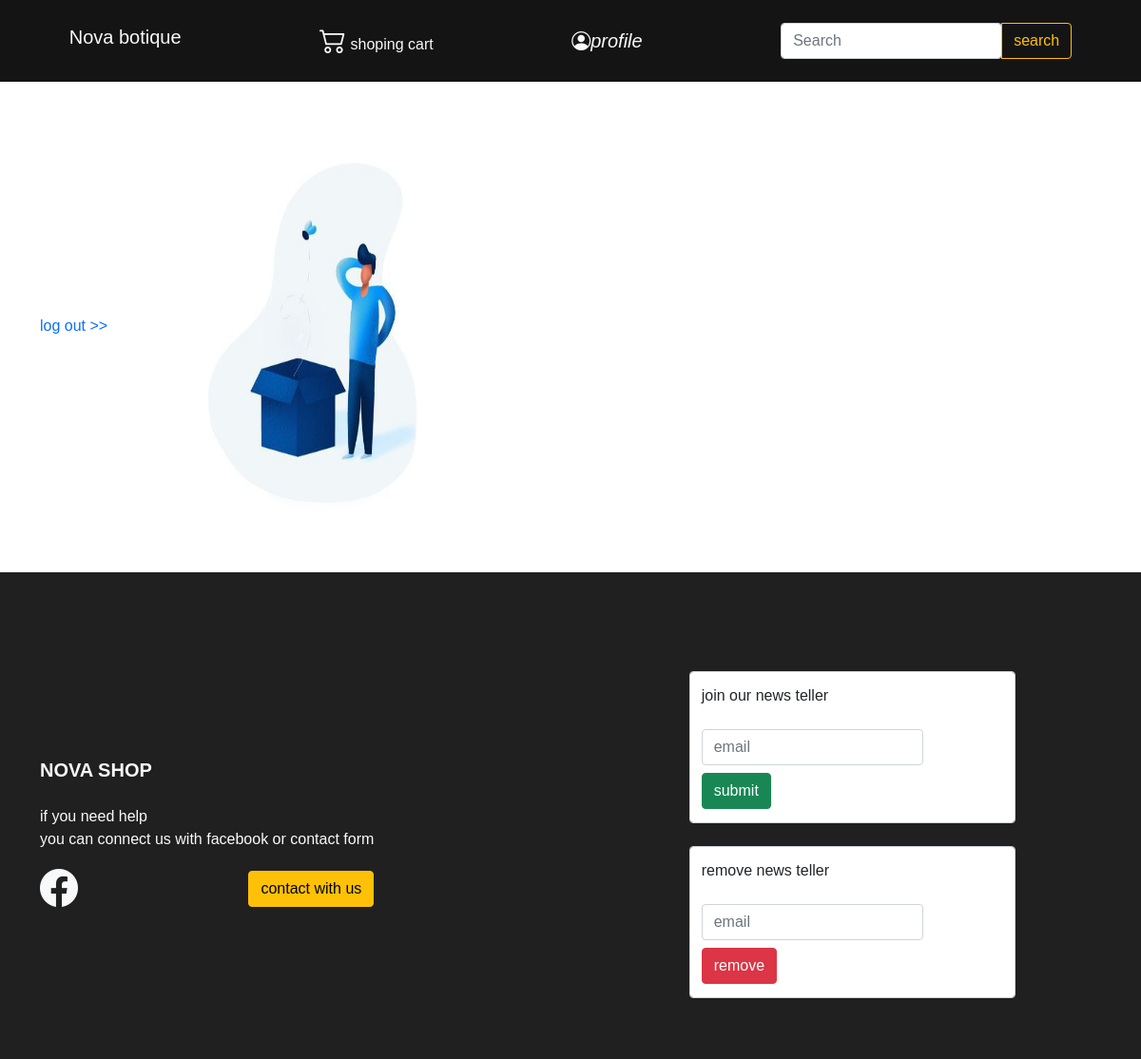
Page /user/profile (signed in) on the earlier database version.
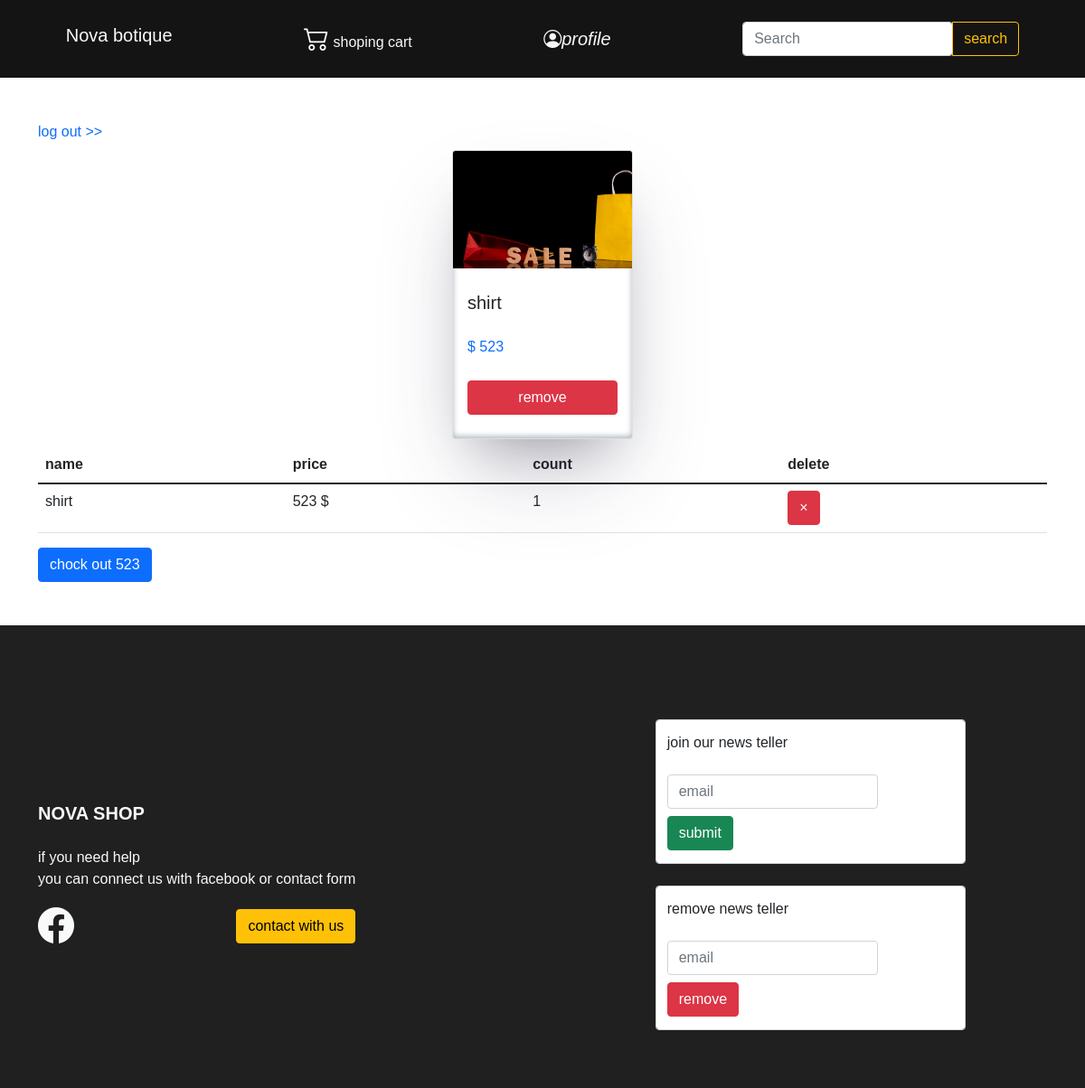
Same page on the later database version.
### main_module/models.py (models this page shows, shortened)
class Products(models.Model):
    name=models.CharField(max_length=300)
    slug=models.CharField(max_length=300)
    category=models.ForeignKey(Category,on_delete=models.CASCADE,null=True)
    price=models.IntegerField()
    size=models.IntegerField()
    description=models.TextField(max_length=9000)
    image=models.ImageField(upload_to='products')
    favorit=models.ManyToManyField(User,blank=True)
    rate=models.IntegerField(default=0)
    discount=models.IntegerField(null=True,default=0)
    discount_price=models.IntegerField(null=True,default=0)

class OrderDetail(models.Model):
    order = models.ForeignKey(Order, on_delete=models.CASCADE)
    product = models.ForeignKey( Products, on_delete=models.CASCADE,null=True)
    final_price = models.IntegerField(null=True, blank=True)
    count = models.IntegerField()

### account_module/views.py (the view)
# urls.py: path('profile',views.Profile.as_view(),name='profile'),
class Profile(TemplateView):
    template_name = 'profile.html'
    def get_context_data(self, **kwargs):
         context = super(Profile, self).get_context_data()
         current_order, created = models.Order.objects.get_or_create(is_paid=False, userr_id=self.request.user.id)
         total_amount = 0
         for order_detail in current_order.orderdetail_set.all():
             total_amount += order_detail.product.price * order_detail.count
         context['order'] = current_order
         context['sum'] = total_amount
         context['fav']=models.Products.objects.filter(favorit=self.request.user.id)
         return context

### account_module/templates/profile.html (shortened to what this page needs)
{% extends 'main/base.html' %}
{% load  static %}
{% block contect %}
    {% if user.is_authenticated %}
        <div class="container my-5"  >
        <a href="{% url 'logout_page' %}">log out >></a>
        {% for foo in fav %}
            <div class="cards-container">
        <div class="card m-2 shadow" data-aos="zoom-in" data-aos-delay="100">
            <img
              src="{{ foo.image.url }}"
              class="card-img-top"
              alt="{{foo.name}}"
            />
            <div class="card-body text-dark d-flex justify-content-around flex-column">
              <h5 class="card-title">{{ foo.name }}</h5>
              <div class=" d-flex align-items-center justify-content-between">
                <h6 class=" text-primary ">$ {{ foo.price }}</h6>
              </div>
              <a href="{% url 'remove_fav' foo.pk %}" class="btn btn-danger  ">remove</a>
            </div>
          </div>
            </div>
        {% endfor %}
        {% if sum == 0 %}
            <img src="{% static 'assets/img/empty profile.jpg' %}" width="420" height="420">
          {% else %}
            <table class="table table-striped">
  <thead>
    <tr>
      <th scope="col">name</th>
      <th scope="col">price</th>
      <th scope="col">count</th>
      <th scope="col">delete</th>
    </tr>
  </thead>
  <tbody>
    <tr>
       {% for foo in order.orderdetail_set.all  %}
          <tr >
      <td>{{ foo.product.name}}</td>
     <td>{{ foo.product.price}} $</td>
     <td >{{ foo.count}}</td>
     <td><button type="button" onclick="modify_order({{ foo.product.pk }})"  class="btn btn-danger">&times;</button></td>
    </tr>
        {% endfor %}
  </tbody>
</table>
             <button class="btn btn-primary">
           chock out {{ sum }}
           </button>
        {% endif %}
        </div>
    {% endif %}
{% endblock %}

Differences in the rows shown:
now on this page (row unchanged): Products: image (picture), name "shirt", price "523"
added OrderDetail: product.name "shirt", product.price "523", count "1"
Other differences:
{{ sum }}: (not shown) → "523"
text now shown: "name price count delete chock out"
